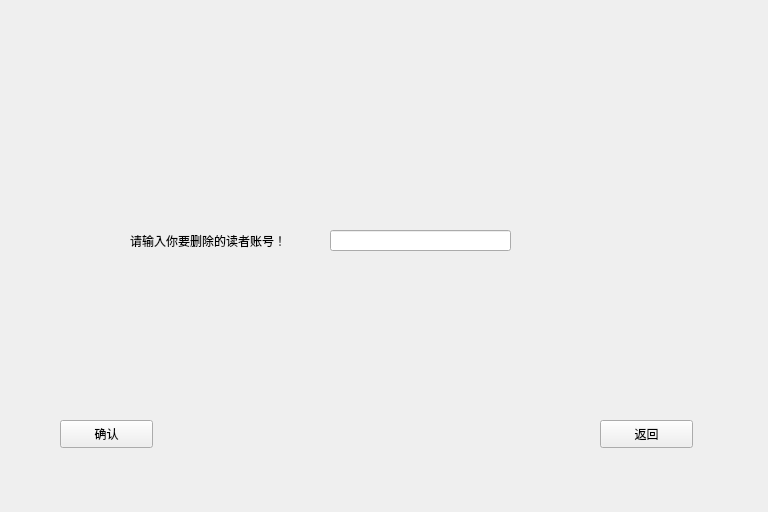
<?xml version="1.0" encoding="UTF-8"?>
<ui version="4.0">
 <class>adreaderinformationdelete</class>
 <widget class="QWidget" name="adreaderinformationdelete">
  <property name="geometry">
   <rect>
    <x>0</x>
    <y>0</y>
    <width>768</width>
    <height>512</height>
   </rect>
  </property>
  <property name="windowTitle">
   <string>Form</string>
  </property>
  <widget class="QLineEdit" name="lineEdit">
   <property name="geometry">
    <rect>
     <x>330</x>
     <y>230</y>
     <width>181</width>
     <height>21</height>
    </rect>
   </property>
  </widget>
  <widget class="QPushButton" name="pushButton">
   <property name="geometry">
    <rect>
     <x>60</x>
     <y>420</y>
     <width>93</width>
     <height>28</height>
    </rect>
   </property>
   <property name="text">
    <string>确认</string>
   </property>
  </widget>
  <widget class="QPushButton" name="pushButton_2">
   <property name="geometry">
    <rect>
     <x>600</x>
     <y>420</y>
     <width>93</width>
     <height>28</height>
    </rect>
   </property>
   <property name="text">
    <string>返回</string>
   </property>
  </widget>
  <widget class="QLabel" name="label">
   <property name="geometry">
    <rect>
     <x>130</x>
     <y>220</y>
     <width>221</width>
     <height>41</height>
    </rect>
   </property>
   <property name="text">
    <string>请输入你要删除的读者账号！</string>
   </property>
  </widget>
 </widget>
 <resources/>
 <connections/>
</ui>
